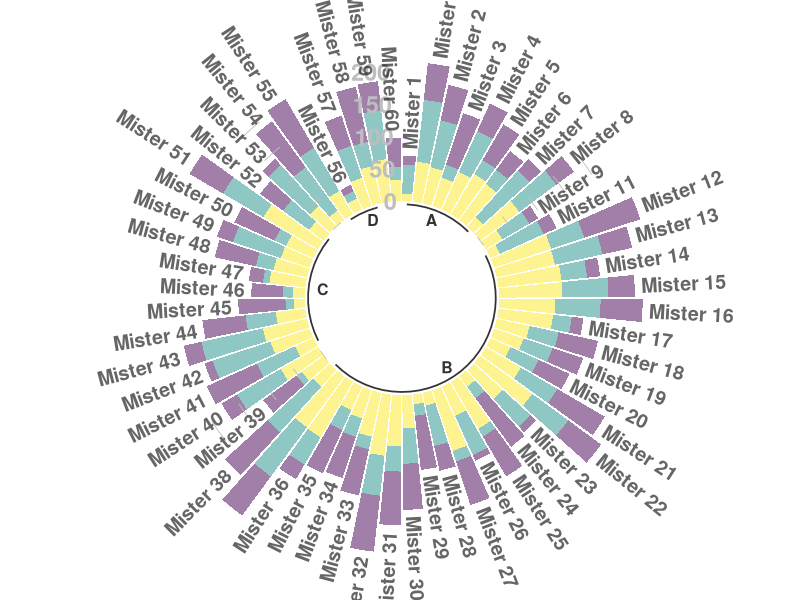

Source code (R):
# library
library(tidyverse)
library(viridis)

# Create dataset
data=data.frame(
  individual=paste( "Mister ", seq(1,60), sep=""),
  group=c( rep('A', 10), rep('B', 30), rep('C', 14), rep('D', 6)) ,
  value1=sample( seq(10,100), 60, replace=T),
  value2=sample( seq(10,100), 60, replace=T),
  value3=sample( seq(10,100), 60, replace=T)
)

# Transform data in a tidy format (long format)
data = data %>% gather(key = "observation", value="value", -c(1,2)) 

# Set a number of 'empty bar' to add at the end of each group
empty_bar=2
nObsType=nlevels(as.factor(data$observation))
to_add = data.frame( matrix(NA, empty_bar*nlevels(data$group)*nObsType, ncol(data)) )
colnames(to_add) = colnames(data)
to_add$group=rep(levels(data$group), each=empty_bar*nObsType )
data=rbind(data, to_add)
data=data %>% arrange(group, individual)
data$id=rep( seq(1, nrow(data)/nObsType) , each=nObsType)

# Get the name and the y position of each label
label_data= data %>% group_by(id, individual) %>% summarize(tot=sum(value))
number_of_bar=nrow(label_data)
angle= 90 - 360 * (label_data$id-0.5) /number_of_bar     # I substract 0.5 because the letter must have the angle of the center of the bars. Not extreme right(1) or extreme left (0)
label_data$hjust<-ifelse( angle < -90, 1, 0)
label_data$angle<-ifelse(angle < -90, angle+180, angle)

# prepare a data frame for base lines
base_data=data %>% 
  group_by(group) %>% 
  summarize(start=min(id), end=max(id) - empty_bar) %>% 
  rowwise() %>% 
  mutate(title=mean(c(start, end)))

# prepare a data frame for grid (scales)
grid_data = base_data
grid_data$end = grid_data$end[ c( nrow(grid_data), 1:nrow(grid_data)-1)] + 1
grid_data$start = grid_data$start - 1
grid_data=grid_data[-1,]

# Make the plot
p = ggplot(data) +      
  
  # Add the stacked bar
  geom_bar(aes(x=as.factor(id), y=value, fill=observation), stat="identity", alpha=0.5) +
  scale_fill_viridis(discrete=TRUE) +
  
  # Add a val=100/75/50/25 lines. I do it at the beginning to make sur barplots are OVER it.
  geom_segment(data=grid_data, aes(x = end, y = 0, xend = start, yend = 0), colour = "grey", alpha=1, size=0.3 , inherit.aes = FALSE ) +
  geom_segment(data=grid_data, aes(x = end, y = 50, xend = start, yend = 50), colour = "grey", alpha=1, size=0.3 , inherit.aes = FALSE ) +
  geom_segment(data=grid_data, aes(x = end, y = 100, xend = start, yend = 100), colour = "grey", alpha=1, size=0.3 , inherit.aes = FALSE ) +
  geom_segment(data=grid_data, aes(x = end, y = 150, xend = start, yend = 150), colour = "grey", alpha=1, size=0.3 , inherit.aes = FALSE ) +
  geom_segment(data=grid_data, aes(x = end, y = 200, xend = start, yend = 200), colour = "grey", alpha=1, size=0.3 , inherit.aes = FALSE ) +
  
  # Add text showing the value of each 100/75/50/25 lines
  annotate("text", x = rep(max(data$id),5), y = c(0, 50, 100, 150, 200), label = c("0", "50", "100", "150", "200") , color="grey", size=6 , angle=0, fontface="bold", hjust=1) +
  
  ylim(-150,max(label_data$tot, na.rm=T)) +
  theme_minimal() +
  theme(
    legend.position = "none",
    axis.text = element_blank(),
    axis.title = element_blank(),
    panel.grid = element_blank(),
    plot.margin = unit(rep(-1,4), "cm") 
  ) +
  coord_polar() +
  
  # Add labels on top of each bar
  geom_text(data=label_data, aes(x=id, y=tot+10, label=individual, hjust=hjust), color="black", fontface="bold",alpha=0.6, size=5, angle= label_data$angle, inherit.aes = FALSE ) +
  
  # Add base line information
  geom_segment(data=base_data, aes(x = start, y = -5, xend = end, yend = -5), colour = "black", alpha=0.8, size=0.6 , inherit.aes = FALSE )  +
  geom_text(data=base_data, aes(x = title, y = -18, label=group), hjust=c(1,1,0,0), colour = "black", alpha=0.8, size=4, fontface="bold", inherit.aes = FALSE)
p



